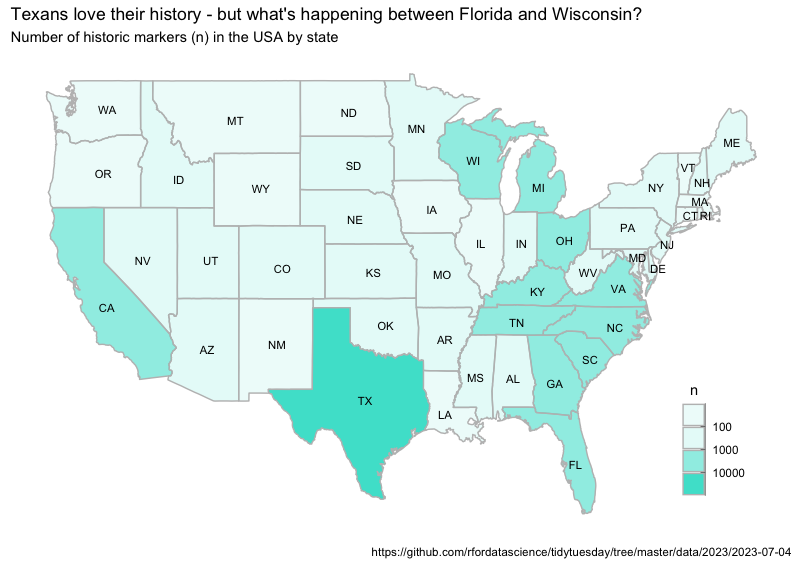

R code for this plot:
library(tidytuesdayR)
library(tidyverse)


# Get the Data

# Read in with tidytuesdayR package 
# Install from CRAN via: install.packages("tidytuesdayR")
# This loads the readme and all the datasets for the week of interest

# Added comment for trial git push


tuesdata <- tidytuesdayR::tt_load('2023-07-04')
historical_markers <- tuesdata$`historical_markers`
no_markers <- tuesdata$`no_markers`


# add column n = number of markers in each state
# change state names to lower case

markers_in_state <- historical_markers |> 
  mutate(region = str_to_lower(state_or_prov)) |> 
  group_by(region) |> 
  summarise(n = n())


## get map data for states and merge markers_in_state
centroids <- data.frame(region = tolower(state.name), state.abb, c_long = state.center$x, c_lat = state.center$y)
 labels <- merge(centroids, markers_in_state, by = "region") |> 
   filter(!state.abb == "HI" & !state.abb == "AK")
usa_markers <- map_data("state") |>
  left_join(markers_in_state)

 
  




#plot map of usa and points of historical interest, removing geographic outliers
  ggplot(usa_markers, aes(x = long, y = lat, group = group, alpha = n))  +
    geom_polygon(fill = "turquoise", colour = "grey") + 
    with(labels, 
         annotate(geom="text", x = c_long, y = c_lat, label = state.abb, 
                  size = 3,color = "black")
    ) +
    scale_alpha_binned(breaks = c(100, 1000, 10000), range = c(0.1, 1), labels = c("100", "1000" , "10000")) + 
    labs(title = "Texans love their history - but what's happening between Florida and Wisconsin? ",
         subtitle = "Number of historic markers (n) in the USA by state",
         caption = "https://github.com/rfordatascience/tidytuesday/tree/master/data/2023/2023-07-04",
         alpha = '  n' ) +
    theme_classic() +
    theme(axis.title.x=element_blank(),
          axis.text.x=element_blank(),
          axis.ticks.x=element_blank(),
          axis.line.x = element_blank(),
          axis.title.y=element_blank(),
          axis.text.y=element_blank(),
          axis.ticks.y=element_blank(),
          axis.line.y = element_blank(),
          legend.position = c(0.9, 0.2))
    
    

  
